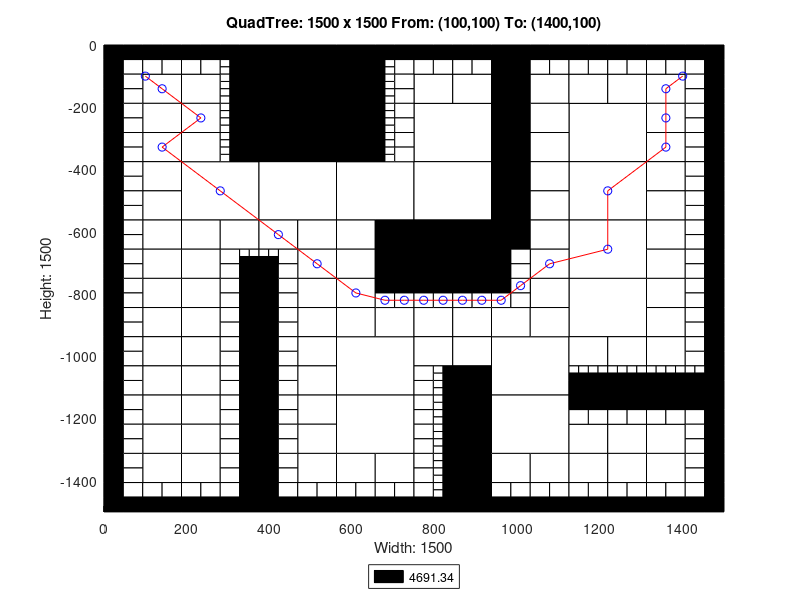

MATLAB code to generate this figure:
axis([0 1500 -1500 0]);
title('QuadTree: 1500 x 1500 From: (100,100) To: (1400,100)');
xlabel('Width: 1500');
ylabel('Height: 1500');
rectangle('Position',[375 -187.5 187.5 187.5], 'FaceColor',[0 0 0]);
rectangle('Position',[375 -375 187.5 187.5], 'FaceColor',[0 0 0]);
rectangle('Position',[187.5 -562.5 187.5 187.5], 'FaceColor',[1 1 1]);
rectangle('Position',[375 -562.5 187.5 187.5], 'FaceColor',[1 1 1]);
rectangle('Position',[562.5 -562.5 187.5 187.5], 'FaceColor',[1 1 1]);
rectangle('Position',[750 -375 187.5 187.5], 'FaceColor',[1 1 1]);
rectangle('Position',[1125 -375 187.5 187.5], 'FaceColor',[1 1 1]);
rectangle('Position',[750 -562.5 187.5 187.5], 'FaceColor',[1 1 1]);
rectangle('Position',[750 -750 187.5 187.5], 'FaceColor',[0 0 0]);
rectangle('Position',[1125 -562.5 187.5 187.5], 'FaceColor',[1 1 1]);
rectangle('Position',[1125 -750 187.5 187.5], 'FaceColor',[1 1 1]);
rectangle('Position',[562.5 -1125 187.5 187.5], 'FaceColor',[1 1 1]);
rectangle('Position',[562.5 -1312.5 187.5 187.5], 'FaceColor',[1 1 1]);
rectangle('Position',[937.5 -1125 187.5 187.5], 'FaceColor',[1 1 1]);
rectangle('Position',[1125 -937.5 187.5 187.5], 'FaceColor',[1 1 1]);
rectangle('Position',[937.5 -1312.5 187.5 187.5], 'FaceColor',[1 1 1]);
rectangle('Position',[93.75 -187.5 93.75 93.75], 'FaceColor',[1 1 1]);
rectangle('Position',[187.5 -187.5 93.75 93.75], 'FaceColor',[1 1 1]);
rectangle('Position',[93.75 -281.25 93.75 93.75], 'FaceColor',[1 1 1]);
rectangle('Position',[93.75 -375 93.75 93.75], 'FaceColor',[1 1 1]);
rectangle('Position',[187.5 -281.25 93.75 93.75], 'FaceColor',[1 1 1]);
rectangle('Position',[187.5 -375 93.75 93.75], 'FaceColor',[1 1 1]);
rectangle('Position',[562.5 -93.75 93.75 93.75], 'FaceColor',[0 0 0]);
rectangle('Position',[562.5 -187.5 93.75 93.75], 'FaceColor',[0 0 0]);
rectangle('Position',[562.5 -281.25 93.75 93.75], 'FaceColor',[0 0 0]);
rectangle('Position',[562.5 -375 93.75 93.75], 'FaceColor',[0 0 0]);
rectangle('Position',[93.75 -468.75 93.75 93.75], 'FaceColor',[1 1 1]);
rectangle('Position',[93.75 -562.5 93.75 93.75], 'FaceColor',[1 1 1]);
rectangle('Position',[93.75 -656.25 93.75 93.75], 'FaceColor',[1 1 1]);
rectangle('Position',[93.75 -750 93.75 93.75], 'FaceColor',[1 1 1]);
rectangle('Position',[187.5 -656.25 93.75 93.75], 'FaceColor',[1 1 1]);
rectangle('Position',[281.25 -656.25 93.75 93.75], 'FaceColor',[1 1 1]);
rectangle('Position',[187.5 -750 93.75 93.75], 'FaceColor',[1 1 1]);
rectangle('Position',[375 -656.25 93.75 93.75], 'FaceColor',[1 1 1]);
rectangle('Position',[468.75 -656.25 93.75 93.75], 'FaceColor',[1 1 1]);
rectangle('Position',[468.75 -750 93.75 93.75], 'FaceColor',[1 1 1]);
rectangle('Position',[562.5 -656.25 93.75 93.75], 'FaceColor',[1 1 1]);
rectangle('Position',[656.25 -656.25 93.75 93.75], 'FaceColor',[0 0 0]);
rectangle('Position',[562.5 -750 93.75 93.75], 'FaceColor',[1 1 1]);
rectangle('Position',[656.25 -750 93.75 93.75], 'FaceColor',[0 0 0]);
rectangle('Position',[750 -187.5 93.75 93.75], 'FaceColor',[1 1 1]);
rectangle('Position',[843.75 -187.5 93.75 93.75], 'FaceColor',[1 1 1]);
rectangle('Position',[937.5 -93.75 93.75 93.75], 'FaceColor',[0 0 0]);
rectangle('Position',[937.5 -187.5 93.75 93.75], 'FaceColor',[0 0 0]);
rectangle('Position',[1031.25 -187.5 93.75 93.75], 'FaceColor',[1 1 1]);
rectangle('Position',[937.5 -281.25 93.75 93.75], 'FaceColor',[0 0 0]);
rectangle('Position',[1031.25 -281.25 93.75 93.75], 'FaceColor',[1 1 1]);
rectangle('Position',[937.5 -375 93.75 93.75], 'FaceColor',[0 0 0]);
rectangle('Position',[1031.25 -375 93.75 93.75], 'FaceColor',[1 1 1]);
rectangle('Position',[1125 -187.5 93.75 93.75], 'FaceColor',[1 1 1]);
rectangle('Position',[1218.75 -187.5 93.75 93.75], 'FaceColor',[1 1 1]);
rectangle('Position',[1312.5 -187.5 93.75 93.75], 'FaceColor',[1 1 1]);
rectangle('Position',[1312.5 -281.25 93.75 93.75], 'FaceColor',[1 1 1]);
rectangle('Position',[1312.5 -375 93.75 93.75], 'FaceColor',[1 1 1]);
rectangle('Position',[937.5 -468.75 93.75 93.75], 'FaceColor',[0 0 0]);
rectangle('Position',[1031.25 -468.75 93.75 93.75], 'FaceColor',[1 1 1]);
rectangle('Position',[937.5 -562.5 93.75 93.75], 'FaceColor',[0 0 0]);
rectangle('Position',[1031.25 -562.5 93.75 93.75], 'FaceColor',[1 1 1]);
rectangle('Position',[937.5 -656.25 93.75 93.75], 'FaceColor',[0 0 0]);
rectangle('Position',[1031.25 -656.25 93.75 93.75], 'FaceColor',[1 1 1]);
rectangle('Position',[1031.25 -750 93.75 93.75], 'FaceColor',[1 1 1]);
rectangle('Position',[1312.5 -468.75 93.75 93.75], 'FaceColor',[1 1 1]);
rectangle('Position',[1312.5 -562.5 93.75 93.75], 'FaceColor',[1 1 1]);
rectangle('Position',[1312.5 -656.25 93.75 93.75], 'FaceColor',[1 1 1]);
rectangle('Position',[1312.5 -750 93.75 93.75], 'FaceColor',[1 1 1]);
rectangle('Position',[93.75 -843.75 93.75 93.75], 'FaceColor',[1 1 1]);
rectangle('Position',[93.75 -937.5 93.75 93.75], 'FaceColor',[1 1 1]);
rectangle('Position',[187.5 -843.75 93.75 93.75], 'FaceColor',[1 1 1]);
rectangle('Position',[187.5 -937.5 93.75 93.75], 'FaceColor',[1 1 1]);
rectangle('Position',[93.75 -1031.25 93.75 93.75], 'FaceColor',[1 1 1]);
rectangle('Position',[93.75 -1125 93.75 93.75], 'FaceColor',[1 1 1]);
rectangle('Position',[187.5 -1031.25 93.75 93.75], 'FaceColor',[1 1 1]);
rectangle('Position',[187.5 -1125 93.75 93.75], 'FaceColor',[1 1 1]);
rectangle('Position',[468.75 -843.75 93.75 93.75], 'FaceColor',[1 1 1]);
rectangle('Position',[468.75 -937.5 93.75 93.75], 'FaceColor',[1 1 1]);
rectangle('Position',[562.5 -843.75 93.75 93.75], 'FaceColor',[1 1 1]);
rectangle('Position',[562.5 -937.5 93.75 93.75], 'FaceColor',[1 1 1]);
rectangle('Position',[656.25 -937.5 93.75 93.75], 'FaceColor',[1 1 1]);
rectangle('Position',[468.75 -1031.25 93.75 93.75], 'FaceColor',[1 1 1]);
rectangle('Position',[468.75 -1125 93.75 93.75], 'FaceColor',[1 1 1]);
rectangle('Position',[93.75 -1218.75 93.75 93.75], 'FaceColor',[1 1 1]);
rectangle('Position',[93.75 -1312.5 93.75 93.75], 'FaceColor',[1 1 1]);
rectangle('Position',[187.5 -1218.75 93.75 93.75], 'FaceColor',[1 1 1]);
rectangle('Position',[187.5 -1312.5 93.75 93.75], 'FaceColor',[1 1 1]);
rectangle('Position',[93.75 -1406.25 93.75 93.75], 'FaceColor',[1 1 1]);
rectangle('Position',[187.5 -1406.25 93.75 93.75], 'FaceColor',[1 1 1]);
rectangle('Position',[468.75 -1218.75 93.75 93.75], 'FaceColor',[1 1 1]);
rectangle('Position',[468.75 -1312.5 93.75 93.75], 'FaceColor',[1 1 1]);
rectangle('Position',[468.75 -1406.25 93.75 93.75], 'FaceColor',[1 1 1]);
rectangle('Position',[562.5 -1406.25 93.75 93.75], 'FaceColor',[1 1 1]);
rectangle('Position',[656.25 -1406.25 93.75 93.75], 'FaceColor',[1 1 1]);
rectangle('Position',[750 -937.5 93.75 93.75], 'FaceColor',[1 1 1]);
rectangle('Position',[843.75 -937.5 93.75 93.75], 'FaceColor',[1 1 1]);
rectangle('Position',[1031.25 -843.75 93.75 93.75], 'FaceColor',[1 1 1]);
rectangle('Position',[937.5 -937.5 93.75 93.75], 'FaceColor',[1 1 1]);
rectangle('Position',[1031.25 -937.5 93.75 93.75], 'FaceColor',[1 1 1]);
rectangle('Position',[750 -1031.25 93.75 93.75], 'FaceColor',[1 1 1]);
rectangle('Position',[843.75 -1031.25 93.75 93.75], 'FaceColor',[1 1 1]);
rectangle('Position',[843.75 -1125 93.75 93.75], 'FaceColor',[0 0 0]);
rectangle('Position',[1312.5 -843.75 93.75 93.75], 'FaceColor',[1 1 1]);
rectangle('Position',[1312.5 -937.5 93.75 93.75], 'FaceColor',[1 1 1]);
rectangle('Position',[1125 -1031.25 93.75 93.75], 'FaceColor',[1 1 1]);
rectangle('Position',[1218.75 -1031.25 93.75 93.75], 'FaceColor',[1 1 1]);
rectangle('Position',[1312.5 -1031.25 93.75 93.75], 'FaceColor',[1 1 1]);
rectangle('Position',[843.75 -1218.75 93.75 93.75], 'FaceColor',[0 0 0]);
rectangle('Position',[843.75 -1312.5 93.75 93.75], 'FaceColor',[0 0 0]);
rectangle('Position',[843.75 -1406.25 93.75 93.75], 'FaceColor',[0 0 0]);
rectangle('Position',[843.75 -1500 93.75 93.75], 'FaceColor',[0 0 0]);
rectangle('Position',[937.5 -1406.25 93.75 93.75], 'FaceColor',[1 1 1]);
rectangle('Position',[1031.25 -1406.25 93.75 93.75], 'FaceColor',[1 1 1]);
rectangle('Position',[1125 -1312.5 93.75 93.75], 'FaceColor',[1 1 1]);
rectangle('Position',[1218.75 -1312.5 93.75 93.75], 'FaceColor',[1 1 1]);
rectangle('Position',[1312.5 -1312.5 93.75 93.75], 'FaceColor',[1 1 1]);
rectangle('Position',[1125 -1406.25 93.75 93.75], 'FaceColor',[1 1 1]);
rectangle('Position',[1218.75 -1406.25 93.75 93.75], 'FaceColor',[1 1 1]);
rectangle('Position',[1312.5 -1406.25 93.75 93.75], 'FaceColor',[1 1 1]);
rectangle('Position',[0 -46.875 46.875 46.875], 'FaceColor',[0 0 0]);
rectangle('Position',[46.875 -46.875 46.875 46.875], 'FaceColor',[0 0 0]);
rectangle('Position',[0 -93.75 46.875 46.875], 'FaceColor',[0 0 0]);
rectangle('Position',[46.875 -93.75 46.875 46.875], 'FaceColor',[1 1 1]);
rectangle('Position',[93.75 -46.875 46.875 46.875], 'FaceColor',[0 0 0]);
rectangle('Position',[140.625 -46.875 46.875 46.875], 'FaceColor',[0 0 0]);
rectangle('Position',[93.75 -93.75 46.875 46.875], 'FaceColor',[1 1 1]);
rectangle('Position',[140.625 -93.75 46.875 46.875], 'FaceColor',[1 1 1]);
rectangle('Position',[0 -140.625 46.875 46.875], 'FaceColor',[0 0 0]);
rectangle('Position',[46.875 -140.625 46.875 46.875], 'FaceColor',[1 1 1]);
rectangle('Position',[0 -187.5 46.875 46.875], 'FaceColor',[0 0 0]);
rectangle('Position',[46.875 -187.5 46.875 46.875], 'FaceColor',[1 1 1]);
rectangle('Position',[187.5 -46.875 46.875 46.875], 'FaceColor',[0 0 0]);
rectangle('Position',[234.375 -46.875 46.875 46.875], 'FaceColor',[0 0 0]);
rectangle('Position',[187.5 -93.75 46.875 46.875], 'FaceColor',[1 1 1]);
rectangle('Position',[234.375 -93.75 46.875 46.875], 'FaceColor',[1 1 1]);
rectangle('Position',[281.25 -46.875 46.875 46.875], 'FaceColor',[0 0 0]);
rectangle('Position',[328.125 -46.875 46.875 46.875], 'FaceColor',[0 0 0]);
rectangle('Position',[328.125 -93.75 46.875 46.875], 'FaceColor',[0 0 0]);
rectangle('Position',[328.125 -140.625 46.875 46.875], 'FaceColor',[0 0 0]);
rectangle('Position',[328.125 -187.5 46.875 46.875], 'FaceColor',[0 0 0]);
rectangle('Position',[0 -234.375 46.875 46.875], 'FaceColor',[0 0 0]);
rectangle('Position',[46.875 -234.375 46.875 46.875], 'FaceColor',[1 1 1]);
rectangle('Position',[0 -281.25 46.875 46.875], 'FaceColor',[0 0 0]);
rectangle('Position',[46.875 -281.25 46.875 46.875], 'FaceColor',[1 1 1]);
rectangle('Position',[0 -328.125 46.875 46.875], 'FaceColor',[0 0 0]);
rectangle('Position',[46.875 -328.125 46.875 46.875], 'FaceColor',[1 1 1]);
rectangle('Position',[0 -375 46.875 46.875], 'FaceColor',[0 0 0]);
rectangle('Position',[46.875 -375 46.875 46.875], 'FaceColor',[1 1 1]);
rectangle('Position',[328.125 -234.375 46.875 46.875], 'FaceColor',[0 0 0]);
rectangle('Position',[328.125 -281.25 46.875 46.875], 'FaceColor',[0 0 0]);
rectangle('Position',[328.125 -328.125 46.875 46.875], 'FaceColor',[0 0 0]);
rectangle('Position',[328.125 -375 46.875 46.875], 'FaceColor',[0 0 0]);
rectangle('Position',[656.25 -46.875 46.875 46.875], 'FaceColor',[0 0 0]);
rectangle('Position',[703.125 -46.875 46.875 46.875], 'FaceColor',[0 0 0]);
rectangle('Position',[703.125 -93.75 46.875 46.875], 'FaceColor',[1 1 1]);
rectangle('Position',[703.125 -140.625 46.875 46.875], 'FaceColor',[1 1 1]);
rectangle('Position',[703.125 -187.5 46.875 46.875], 'FaceColor',[1 1 1]);
rectangle('Position',[703.125 -234.375 46.875 46.875], 'FaceColor',[1 1 1]);
rectangle('Position',[703.125 -281.25 46.875 46.875], 'FaceColor',[1 1 1]);
rectangle('Position',[703.125 -328.125 46.875 46.875], 'FaceColor',[1 1 1]);
rectangle('Position',[703.125 -375 46.875 46.875], 'FaceColor',[1 1 1]);
rectangle('Position',[0 -421.875 46.875 46.875], 'FaceColor',[0 0 0]);
rectangle('Position',[46.875 -421.875 46.875 46.875], 'FaceColor',[1 1 1]);
rectangle('Position',[0 -468.75 46.875 46.875], 'FaceColor',[0 0 0]);
rectangle('Position',[46.875 -468.75 46.875 46.875], 'FaceColor',[1 1 1]);
rectangle('Position',[0 -515.625 46.875 46.875], 'FaceColor',[0 0 0]);
rectangle('Position',[46.875 -515.625 46.875 46.875], 'FaceColor',[1 1 1]);
rectangle('Position',[0 -562.5 46.875 46.875], 'FaceColor',[0 0 0]);
rectangle('Position',[46.875 -562.5 46.875 46.875], 'FaceColor',[1 1 1]);
rectangle('Position',[0 -609.375 46.875 46.875], 'FaceColor',[0 0 0]);
rectangle('Position',[46.875 -609.375 46.875 46.875], 'FaceColor',[1 1 1]);
rectangle('Position',[0 -656.25 46.875 46.875], 'FaceColor',[0 0 0]);
rectangle('Position',[46.875 -656.25 46.875 46.875], 'FaceColor',[1 1 1]);
rectangle('Position',[0 -703.125 46.875 46.875], 'FaceColor',[0 0 0]);
rectangle('Position',[46.875 -703.125 46.875 46.875], 'FaceColor',[1 1 1]);
rectangle('Position',[0 -750 46.875 46.875], 'FaceColor',[0 0 0]);
rectangle('Position',[46.875 -750 46.875 46.875], 'FaceColor',[1 1 1]);
rectangle('Position',[281.25 -703.125 46.875 46.875], 'FaceColor',[1 1 1]);
rectangle('Position',[281.25 -750 46.875 46.875], 'FaceColor',[1 1 1]);
rectangle('Position',[328.125 -750 46.875 46.875], 'FaceColor',[0 0 0]);
rectangle('Position',[421.875 -703.125 46.875 46.875], 'FaceColor',[1 1 1]);
rectangle('Position',[375 -750 46.875 46.875], 'FaceColor',[0 0 0]);
rectangle('Position',[421.875 -750 46.875 46.875], 'FaceColor',[1 1 1]);
rectangle('Position',[750 -46.875 46.875 46.875], 'FaceColor',[0 0 0]);
rectangle('Position',[796.875 -46.875 46.875 46.875], 'FaceColor',[0 0 0]);
rectangle('Position',[750 -93.75 46.875 46.875], 'FaceColor',[1 1 1]);
rectangle('Position',[796.875 -93.75 46.875 46.875], 'FaceColor',[1 1 1]);
rectangle('Position',[843.75 -46.875 46.875 46.875], 'FaceColor',[0 0 0]);
rectangle('Position',[890.625 -46.875 46.875 46.875], 'FaceColor',[0 0 0]);
rectangle('Position',[843.75 -93.75 46.875 46.875], 'FaceColor',[1 1 1]);
rectangle('Position',[890.625 -93.75 46.875 46.875], 'FaceColor',[1 1 1]);
rectangle('Position',[1031.25 -46.875 46.875 46.875], 'FaceColor',[0 0 0]);
rectangle('Position',[1078.12 -46.875 46.875 46.875], 'FaceColor',[0 0 0]);
rectangle('Position',[1031.25 -93.75 46.875 46.875], 'FaceColor',[1 1 1]);
rectangle('Position',[1078.12 -93.75 46.875 46.875], 'FaceColor',[1 1 1]);
rectangle('Position',[1125 -46.875 46.875 46.875], 'FaceColor',[0 0 0]);
rectangle('Position',[1171.88 -46.875 46.875 46.875], 'FaceColor',[0 0 0]);
rectangle('Position',[1125 -93.75 46.875 46.875], 'FaceColor',[1 1 1]);
rectangle('Position',[1171.88 -93.75 46.875 46.875], 'FaceColor',[1 1 1]);
rectangle('Position',[1218.75 -46.875 46.875 46.875], 'FaceColor',[0 0 0]);
rectangle('Position',[1265.62 -46.875 46.875 46.875], 'FaceColor',[0 0 0]);
rectangle('Position',[1218.75 -93.75 46.875 46.875], 'FaceColor',[1 1 1]);
rectangle('Position',[1265.62 -93.75 46.875 46.875], 'FaceColor',[1 1 1]);
rectangle('Position',[1312.5 -46.875 46.875 46.875], 'FaceColor',[0 0 0]);
rectangle('Position',[1359.38 -46.875 46.875 46.875], 'FaceColor',[0 0 0]);
rectangle('Position',[1312.5 -93.75 46.875 46.875], 'FaceColor',[1 1 1]);
rectangle('Position',[1359.38 -93.75 46.875 46.875], 'FaceColor',[1 1 1]);
rectangle('Position',[1406.25 -46.875 46.875 46.875], 'FaceColor',[0 0 0]);
rectangle('Position',[1453.12 -46.875 46.875 46.875], 'FaceColor',[0 0 0]);
rectangle('Position',[1406.25 -93.75 46.875 46.875], 'FaceColor',[1 1 1]);
rectangle('Position',[1453.12 -93.75 46.875 46.875], 'FaceColor',[0 0 0]);
rectangle('Position',[1406.25 -140.625 46.875 46.875], 'FaceColor',[1 1 1]);
rectangle('Position',[1453.12 -140.625 46.875 46.875], 'FaceColor',[0 0 0]);
rectangle('Position',[1406.25 -187.5 46.875 46.875], 'FaceColor',[1 1 1]);
rectangle('Position',[1453.12 -187.5 46.875 46.875], 'FaceColor',[0 0 0]);
rectangle('Position',[1406.25 -234.375 46.875 46.875], 'FaceColor',[1 1 1]);
rectangle('Position',[1453.12 -234.375 46.875 46.875], 'FaceColor',[0 0 0]);
rectangle('Position',[1406.25 -281.25 46.875 46.875], 'FaceColor',[1 1 1]);
rectangle('Position',[1453.12 -281.25 46.875 46.875], 'FaceColor',[0 0 0]);
rectangle('Position',[1406.25 -328.125 46.875 46.875], 'FaceColor',[1 1 1]);
rectangle('Position',[1453.12 -328.125 46.875 46.875], 'FaceColor',[0 0 0]);
rectangle('Position',[1406.25 -375 46.875 46.875], 'FaceColor',[1 1 1]);
rectangle('Position',[1453.12 -375 46.875 46.875], 'FaceColor',[0 0 0]);
rectangle('Position',[937.5 -703.125 46.875 46.875], 'FaceColor',[0 0 0]);
rectangle('Position',[984.375 -703.125 46.875 46.875], 'FaceColor',[1 1 1]);
rectangle('Position',[937.5 -750 46.875 46.875], 'FaceColor',[0 0 0]);
rectangle('Position',[984.375 -750 46.875 46.875], 'FaceColor',[1 1 1]);
rectangle('Position',[1406.25 -421.875 46.875 46.875], 'FaceColor',[1 1 1]);
rectangle('Position',[1453.12 -421.875 46.875 46.875], 'FaceColor',[0 0 0]);
rectangle('Position',[1406.25 -468.75 46.875 46.875], 'FaceColor',[1 1 1]);
rectangle('Position',[1453.12 -468.75 46.875 46.875], 'FaceColor',[0 0 0]);
rectangle('Position',[1406.25 -515.625 46.875 46.875], 'FaceColor',[1 1 1]);
rectangle('Position',[1453.12 -515.625 46.875 46.875], 'FaceColor',[0 0 0]);
rectangle('Position',[1406.25 -562.5 46.875 46.875], 'FaceColor',[1 1 1]);
rectangle('Position',[1453.12 -562.5 46.875 46.875], 'FaceColor',[0 0 0]);
rectangle('Position',[1406.25 -609.375 46.875 46.875], 'FaceColor',[1 1 1]);
rectangle('Position',[1453.12 -609.375 46.875 46.875], 'FaceColor',[0 0 0]);
rectangle('Position',[1406.25 -656.25 46.875 46.875], 'FaceColor',[1 1 1]);
rectangle('Position',[1453.12 -656.25 46.875 46.875], 'FaceColor',[0 0 0]);
rectangle('Position',[1406.25 -703.125 46.875 46.875], 'FaceColor',[1 1 1]);
rectangle('Position',[1453.12 -703.125 46.875 46.875], 'FaceColor',[0 0 0]);
rectangle('Position',[1406.25 -750 46.875 46.875], 'FaceColor',[1 1 1]);
rectangle('Position',[1453.12 -750 46.875 46.875], 'FaceColor',[0 0 0]);
rectangle('Position',[0 -796.875 46.875 46.875], 'FaceColor',[0 0 0]);
rectangle('Position',[46.875 -796.875 46.875 46.875], 'FaceColor',[1 1 1]);
rectangle('Position',[0 -843.75 46.875 46.875], 'FaceColor',[0 0 0]);
rectangle('Position',[46.875 -843.75 46.875 46.875], 'FaceColor',[1 1 1]);
rectangle('Position',[0 -890.625 46.875 46.875], 'FaceColor',[0 0 0]);
rectangle('Position',[46.875 -890.625 46.875 46.875], 'FaceColor',[1 1 1]);
rectangle('Position',[0 -937.5 46.875 46.875], 'FaceColor',[0 0 0]);
rectangle('Position',[46.875 -937.5 46.875 46.875], 'FaceColor',[1 1 1]);
rectangle('Position',[281.25 -796.875 46.875 46.875], 'FaceColor',[1 1 1]);
rectangle('Position',[328.125 -796.875 46.875 46.875], 'FaceColor',[0 0 0]);
rectangle('Position',[281.25 -843.75 46.875 46.875], 'FaceColor',[1 1 1]);
rectangle('Position',[328.125 -843.75 46.875 46.875], 'FaceColor',[0 0 0]);
rectangle('Position',[281.25 -890.625 46.875 46.875], 'FaceColor',[1 1 1]);
rectangle('Position',[328.125 -890.625 46.875 46.875], 'FaceColor',[0 0 0]);
rectangle('Position',[281.25 -937.5 46.875 46.875], 'FaceColor',[1 1 1]);
rectangle('Position',[328.125 -937.5 46.875 46.875], 'FaceColor',[0 0 0]);
rectangle('Position',[0 -984.375 46.875 46.875], 'FaceColor',[0 0 0]);
rectangle('Position',[46.875 -984.375 46.875 46.875], 'FaceColor',[1 1 1]);
rectangle('Position',[0 -1031.25 46.875 46.875], 'FaceColor',[0 0 0]);
rectangle('Position',[46.875 -1031.25 46.875 46.875], 'FaceColor',[1 1 1]);
rectangle('Position',[0 -1078.12 46.875 46.875], 'FaceColor',[0 0 0]);
rectangle('Position',[46.875 -1078.12 46.875 46.875], 'FaceColor',[1 1 1]);
rectangle('Position',[0 -1125 46.875 46.875], 'FaceColor',[0 0 0]);
rectangle('Position',[46.875 -1125 46.875 46.875], 'FaceColor',[1 1 1]);
rectangle('Position',[281.25 -984.375 46.875 46.875], 'FaceColor',[1 1 1]);
rectangle('Position',[328.125 -984.375 46.875 46.875], 'FaceColor',[0 0 0]);
rectangle('Position',[281.25 -1031.25 46.875 46.875], 'FaceColor',[1 1 1]);
rectangle('Position',[328.125 -1031.25 46.875 46.875], 'FaceColor',[0 0 0]);
rectangle('Position',[281.25 -1078.12 46.875 46.875], 'FaceColor',[1 1 1]);
rectangle('Position',[328.125 -1078.12 46.875 46.875], 'FaceColor',[0 0 0]);
rectangle('Position',[281.25 -1125 46.875 46.875], 'FaceColor',[1 1 1]);
rectangle('Position',[328.125 -1125 46.875 46.875], 'FaceColor',[0 0 0]);
rectangle('Position',[375 -796.875 46.875 46.875], 'FaceColor',[0 0 0]);
rectangle('Position',[421.875 -796.875 46.875 46.875], 'FaceColor',[1 1 1]);
rectangle('Position',[375 -843.75 46.875 46.875], 'FaceColor',[0 0 0]);
rectangle('Position',[421.875 -843.75 46.875 46.875], 'FaceColor',[1 1 1]);
rectangle('Position',[375 -890.625 46.875 46.875], 'FaceColor',[0 0 0]);
rectangle('Position',[421.875 -890.625 46.875 46.875], 'FaceColor',[1 1 1]);
rectangle('Position',[375 -937.5 46.875 46.875], 'FaceColor',[0 0 0]);
rectangle('Position',[421.875 -937.5 46.875 46.875], 'FaceColor',[1 1 1]);
rectangle('Position',[656.25 -796.875 46.875 46.875], 'FaceColor',[0 0 0]);
rectangle('Position',[703.125 -796.875 46.875 46.875], 'FaceColor',[0 0 0]);
rectangle('Position',[656.25 -843.75 46.875 46.875], 'FaceColor',[1 1 1]);
rectangle('Position',[703.125 -843.75 46.875 46.875], 'FaceColor',[1 1 1]);
rectangle('Position',[375 -984.375 46.875 46.875], 'FaceColor',[0 0 0]);
rectangle('Position',[421.875 -984.375 46.875 46.875], 'FaceColor',[1 1 1]);
rectangle('Position',[375 -1031.25 46.875 46.875], 'FaceColor',[0 0 0]);
rectangle('Position',[421.875 -1031.25 46.875 46.875], 'FaceColor',[1 1 1]);
rectangle('Position',[375 -1078.12 46.875 46.875], 'FaceColor',[0 0 0]);
rectangle('Position',[421.875 -1078.12 46.875 46.875], 'FaceColor',[1 1 1]);
rectangle('Position',[375 -1125 46.875 46.875], 'FaceColor',[0 0 0]);
rectangle('Position',[421.875 -1125 46.875 46.875], 'FaceColor',[1 1 1]);
rectangle('Position',[0 -1171.88 46.875 46.875], 'FaceColor',[0 0 0]);
rectangle('Position',[46.875 -1171.88 46.875 46.875], 'FaceColor',[1 1 1]);
rectangle('Position',[0 -1218.75 46.875 46.875], 'FaceColor',[0 0 0]);
rectangle('Position',[46.875 -1218.75 46.875 46.875], 'FaceColor',[1 1 1]);
rectangle('Position',[0 -1265.62 46.875 46.875], 'FaceColor',[0 0 0]);
rectangle('Position',[46.875 -1265.62 46.875 46.875], 'FaceColor',[1 1 1]);
rectangle('Position',[0 -1312.5 46.875 46.875], 'FaceColor',[0 0 0]);
rectangle('Position',[46.875 -1312.5 46.875 46.875], 'FaceColor',[1 1 1]);
rectangle('Position',[281.25 -1171.88 46.875 46.875], 'FaceColor',[1 1 1]);
rectangle('Position',[328.125 -1171.88 46.875 46.875], 'FaceColor',[0 0 0]);
rectangle('Position',[281.25 -1218.75 46.875 46.875], 'FaceColor',[1 1 1]);
rectangle('Position',[328.125 -1218.75 46.875 46.875], 'FaceColor',[0 0 0]);
rectangle('Position',[281.25 -1265.62 46.875 46.875], 'FaceColor',[1 1 1]);
rectangle('Position',[328.125 -1265.62 46.875 46.875], 'FaceColor',[0 0 0]);
rectangle('Position',[281.25 -1312.5 46.875 46.875], 'FaceColor',[1 1 1]);
rectangle('Position',[328.125 -1312.5 46.875 46.875], 'FaceColor',[0 0 0]);
rectangle('Position',[0 -1359.38 46.875 46.875], 'FaceColor',[0 0 0]);
rectangle('Position',[46.875 -1359.38 46.875 46.875], 'FaceColor',[1 1 1]);
rectangle('Position',[0 -1406.25 46.875 46.875], 'FaceColor',[0 0 0]);
rectangle('Position',[46.875 -1406.25 46.875 46.875], 'FaceColor',[1 1 1]);
rectangle('Position',[0 -1453.12 46.875 46.875], 'FaceColor',[0 0 0]);
rectangle('Position',[46.875 -1453.12 46.875 46.875], 'FaceColor',[1 1 1]);
rectangle('Position',[0 -1500 46.875 46.875], 'FaceColor',[0 0 0]);
rectangle('Position',[46.875 -1500 46.875 46.875], 'FaceColor',[0 0 0]);
rectangle('Position',[93.75 -1453.12 46.875 46.875], 'FaceColor',[1 1 1]);
rectangle('Position',[140.625 -1453.12 46.875 46.875], 'FaceColor',[1 1 1]);
rectangle('Position',[93.75 -1500 46.875 46.875], 'FaceColor',[0 0 0]);
rectangle('Position',[140.625 -1500 46.875 46.875], 'FaceColor',[0 0 0]);
rectangle('Position',[281.25 -1359.38 46.875 46.875], 'FaceColor',[1 1 1]);
rectangle('Position',[328.125 -1359.38 46.875 46.875], 'FaceColor',[0 0 0]);
rectangle('Position',[281.25 -1406.25 46.875 46.875], 'FaceColor',[1 1 1]);
rectangle('Position',[328.125 -1406.25 46.875 46.875], 'FaceColor',[0 0 0]);
rectangle('Position',[187.5 -1453.12 46.875 46.875], 'FaceColor',[1 1 1]);
rectangle('Position',[234.375 -1453.12 46.875 46.875], 'FaceColor',[1 1 1]);
rectangle('Position',[187.5 -1500 46.875 46.875], 'FaceColor',[0 0 0]);
rectangle('Position',[234.375 -1500 46.875 46.875], 'FaceColor',[0 0 0]);
rectangle('Position',[281.25 -1453.12 46.875 46.875], 'FaceColor',[1 1 1]);
rectangle('Position',[328.125 -1453.12 46.875 46.875], 'FaceColor',[0 0 0]);
rectangle('Position',[281.25 -1500 46.875 46.875], 'FaceColor',[0 0 0]);
rectangle('Position',[328.125 -1500 46.875 46.875], 'FaceColor',[0 0 0]);
rectangle('Position',[375 -1171.88 46.875 46.875], 'FaceColor',[0 0 0]);
rectangle('Position',[421.875 -1171.88 46.875 46.875], 'FaceColor',[1 1 1]);
rectangle('Position',[375 -1218.75 46.875 46.875], 'FaceColor',[0 0 0]);
rectangle('Position',[421.875 -1218.75 46.875 46.875], 'FaceColor',[1 1 1]);
rectangle('Position',[375 -1265.62 46.875 46.875], 'FaceColor',[0 0 0]);
rectangle('Position',[421.875 -1265.62 46.875 46.875], 'FaceColor',[1 1 1]);
rectangle('Position',[375 -1312.5 46.875 46.875], 'FaceColor',[0 0 0]);
rectangle('Position',[421.875 -1312.5 46.875 46.875], 'FaceColor',[1 1 1]);
rectangle('Position',[375 -1359.38 46.875 46.875], 'FaceColor',[0 0 0]);
rectangle('Position',[421.875 -1359.38 46.875 46.875], 'FaceColor',[1 1 1]);
rectangle('Position',[375 -1406.25 46.875 46.875], 'FaceColor',[0 0 0]);
rectangle('Position',[421.875 -1406.25 46.875 46.875], 'FaceColor',[1 1 1]);
rectangle('Position',[375 -1453.12 46.875 46.875], 'FaceColor',[0 0 0]);
rectangle('Position',[421.875 -1453.12 46.875 46.875], 'FaceColor',[1 1 1]);
rectangle('Position',[375 -1500 46.875 46.875], 'FaceColor',[0 0 0]);
rectangle('Position',[421.875 -1500 46.875 46.875], 'FaceColor',[0 0 0]);
rectangle('Position',[468.75 -1453.12 46.875 46.875], 'FaceColor',[1 1 1]);
rectangle('Position',[515.625 -1453.12 46.875 46.875], 'FaceColor',[1 1 1]);
rectangle('Position',[468.75 -1500 46.875 46.875], 'FaceColor',[0 0 0]);
rectangle('Position',[515.625 -1500 46.875 46.875], 'FaceColor',[0 0 0]);
rectangle('Position',[562.5 -1453.12 46.875 46.875], 'FaceColor',[1 1 1]);
rectangle('Position',[609.375 -1453.12 46.875 46.875], 'FaceColor',[1 1 1]);
rectangle('Position',[562.5 -1500 46.875 46.875], 'FaceColor',[0 0 0]);
rectangle('Position',[609.375 -1500 46.875 46.875], 'FaceColor',[0 0 0]);
rectangle('Position',[656.25 -1453.12 46.875 46.875], 'FaceColor',[1 1 1]);
rectangle('Position',[703.125 -1453.12 46.875 46.875], 'FaceColor',[1 1 1]);
rectangle('Position',[656.25 -1500 46.875 46.875], 'FaceColor',[0 0 0]);
rectangle('Position',[703.125 -1500 46.875 46.875], 'FaceColor',[0 0 0]);
rectangle('Position',[750 -796.875 46.875 46.875], 'FaceColor',[0 0 0]);
rectangle('Position',[796.875 -796.875 46.875 46.875], 'FaceColor',[0 0 0]);
rectangle('Position',[750 -843.75 46.875 46.875], 'FaceColor',[1 1 1]);
rectangle('Position',[796.875 -843.75 46.875 46.875], 'FaceColor',[1 1 1]);
rectangle('Position',[843.75 -796.875 46.875 46.875], 'FaceColor',[0 0 0]);
rectangle('Position',[890.625 -796.875 46.875 46.875], 'FaceColor',[0 0 0]);
rectangle('Position',[843.75 -843.75 46.875 46.875], 'FaceColor',[1 1 1]);
rectangle('Position',[890.625 -843.75 46.875 46.875], 'FaceColor',[1 1 1]);
rectangle('Position',[937.5 -796.875 46.875 46.875], 'FaceColor',[0 0 0]);
rectangle('Position',[984.375 -796.875 46.875 46.875], 'FaceColor',[1 1 1]);
rectangle('Position',[937.5 -843.75 46.875 46.875], 'FaceColor',[1 1 1]);
rectangle('Position',[984.375 -843.75 46.875 46.875], 'FaceColor',[1 1 1]);
rectangle('Position',[750 -1078.12 46.875 46.875], 'FaceColor',[1 1 1]);
rectangle('Position',[750 -1125 46.875 46.875], 'FaceColor',[1 1 1]);
rectangle('Position',[1406.25 -796.875 46.875 46.875], 'FaceColor',[1 1 1]);
rectangle('Position',[1453.12 -796.875 46.875 46.875], 'FaceColor',[0 0 0]);
rectangle('Position',[1406.25 -843.75 46.875 46.875], 'FaceColor',[1 1 1]);
rectangle('Position',[1453.12 -843.75 46.875 46.875], 'FaceColor',[0 0 0]);
rectangle('Position',[1406.25 -890.625 46.875 46.875], 'FaceColor',[1 1 1]);
rectangle('Position',[1453.12 -890.625 46.875 46.875], 'FaceColor',[0 0 0]);
rectangle('Position',[1406.25 -937.5 46.875 46.875], 'FaceColor',[1 1 1]);
rectangle('Position',[1453.12 -937.5 46.875 46.875], 'FaceColor',[0 0 0]);
rectangle('Position',[1125 -1125 46.875 46.875], 'FaceColor',[0 0 0]);
rectangle('Position',[1171.88 -1125 46.875 46.875], 'FaceColor',[0 0 0]);
rectangle('Position',[1218.75 -1125 46.875 46.875], 'FaceColor',[0 0 0]);
rectangle('Position',[1265.62 -1125 46.875 46.875], 'FaceColor',[0 0 0]);
rectangle('Position',[1406.25 -984.375 46.875 46.875], 'FaceColor',[1 1 1]);
rectangle('Position',[1453.12 -984.375 46.875 46.875], 'FaceColor',[0 0 0]);
rectangle('Position',[1406.25 -1031.25 46.875 46.875], 'FaceColor',[1 1 1]);
rectangle('Position',[1453.12 -1031.25 46.875 46.875], 'FaceColor',[0 0 0]);
rectangle('Position',[1312.5 -1125 46.875 46.875], 'FaceColor',[0 0 0]);
rectangle('Position',[1359.38 -1125 46.875 46.875], 'FaceColor',[0 0 0]);
rectangle('Position',[1453.12 -1078.12 46.875 46.875], 'FaceColor',[0 0 0]);
rectangle('Position',[1406.25 -1125 46.875 46.875], 'FaceColor',[0 0 0]);
rectangle('Position',[1453.12 -1125 46.875 46.875], 'FaceColor',[0 0 0]);
rectangle('Position',[750 -1171.88 46.875 46.875], 'FaceColor',[1 1 1]);
rectangle('Position',[750 -1218.75 46.875 46.875], 'FaceColor',[1 1 1]);
rectangle('Position',[750 -1265.62 46.875 46.875], 'FaceColor',[1 1 1]);
rectangle('Position',[750 -1312.5 46.875 46.875], 'FaceColor',[1 1 1]);
rectangle('Position',[750 -1359.38 46.875 46.875], 'FaceColor',[1 1 1]);
rectangle('Position',[750 -1406.25 46.875 46.875], 'FaceColor',[1 1 1]);
rectangle('Position',[750 -1453.12 46.875 46.875], 'FaceColor',[1 1 1]);
rectangle('Position',[750 -1500 46.875 46.875], 'FaceColor',[0 0 0]);
rectangle('Position',[796.875 -1500 46.875 46.875], 'FaceColor',[0 0 0]);
rectangle('Position',[937.5 -1453.12 46.875 46.875], 'FaceColor',[1 1 1]);
rectangle('Position',[984.375 -1453.12 46.875 46.875], 'FaceColor',[1 1 1]);
rectangle('Position',[937.5 -1500 46.875 46.875], 'FaceColor',[0 0 0]);
rectangle('Position',[984.375 -1500 46.875 46.875], 'FaceColor',[0 0 0]);
rectangle('Position',[1031.25 -1453.12 46.875 46.875], 'FaceColor',[1 1 1]);
rectangle('Position',[1078.12 -1453.12 46.875 46.875], 'FaceColor',[1 1 1]);
rectangle('Position',[1031.25 -1500 46.875 46.875], 'FaceColor',[0 0 0]);
rectangle('Position',[1078.12 -1500 46.875 46.875], 'FaceColor',[0 0 0]);
rectangle('Position',[1125 -1171.88 46.875 46.875], 'FaceColor',[0 0 0]);
rectangle('Position',[1171.88 -1171.88 46.875 46.875], 'FaceColor',[0 0 0]);
rectangle('Position',[1125 -1218.75 46.875 46.875], 'FaceColor',[1 1 1]);
rectangle('Position',[1171.88 -1218.75 46.875 46.875], 'FaceColor',[1 1 1]);
rectangle('Position',[1218.75 -1171.88 46.875 46.875], 'FaceColor',[0 0 0]);
rectangle('Position',[1265.62 -1171.88 46.875 46.875], 'FaceColor',[0 0 0]);
rectangle('Position',[1218.75 -1218.75 46.875 46.875], 'FaceColor',[1 1 1]);
rectangle('Position',[1265.62 -1218.75 46.875 46.875], 'FaceColor',[1 1 1]);
rectangle('Position',[1312.5 -1171.88 46.875 46.875], 'FaceColor',[0 0 0]);
rectangle('Position',[1359.38 -1171.88 46.875 46.875], 'FaceColor',[0 0 0]);
rectangle('Position',[1312.5 -1218.75 46.875 46.875], 'FaceColor',[1 1 1]);
rectangle('Position',[1359.38 -1218.75 46.875 46.875], 'FaceColor',[1 1 1]);
rectangle('Position',[1406.25 -1171.88 46.875 46.875], 'FaceColor',[0 0 0]);
rectangle('Position',[1453.12 -1171.88 46.875 46.875], 'FaceColor',[0 0 0]);
rectangle('Position',[1406.25 -1218.75 46.875 46.875], 'FaceColor',[1 1 1]);
rectangle('Position',[1453.12 -1218.75 46.875 46.875], 'FaceColor',[0 0 0]);
rectangle('Position',[1406.25 -1265.62 46.875 46.875], 'FaceColor',[1 1 1]);
rectangle('Position',[1453.12 -1265.62 46.875 46.875], 'FaceColor',[0 0 0]);
rectangle('Position',[1406.25 -1312.5 46.875 46.875], 'FaceColor',[1 1 1]);
rectangle('Position',[1453.12 -1312.5 46.875 46.875], 'FaceColor',[0 0 0]);
rectangle('Position',[1125 -1453.12 46.875 46.875], 'FaceColor',[1 1 1]);
rectangle('Position',[1171.88 -1453.12 46.875 46.875], 'FaceColor',[1 1 1]);
rectangle('Position',[1125 -1500 46.875 46.875], 'FaceColor',[0 0 0]);
rectangle('Position',[1171.88 -1500 46.875 46.875], 'FaceColor',[0 0 0]);
rectangle('Position',[1218.75 -1453.12 46.875 46.875], 'FaceColor',[1 1 1]);
rectangle('Position',[1265.62 -1453.12 46.875 46.875], 'FaceColor',[1 1 1]);
rectangle('Position',[1218.75 -1500 46.875 46.875], 'FaceColor',[0 0 0]);
rectangle('Position',[1265.62 -1500 46.875 46.875], 'FaceColor',[0 0 0]);
rectangle('Position',[1406.25 -1359.38 46.875 46.875], 'FaceColor',[1 1 1]);
rectangle('Position',[1453.12 -1359.38 46.875 46.875], 'FaceColor',[0 0 0]);
rectangle('Position',[1406.25 -1406.25 46.875 46.875], 'FaceColor',[1 1 1]);
rectangle('Position',[1453.12 -1406.25 46.875 46.875], 'FaceColor',[0 0 0]);
rectangle('Position',[1312.5 -1453.12 46.875 46.875], 'FaceColor',[1 1 1]);
rectangle('Position',[1359.38 -1453.12 46.875 46.875], 'FaceColor',[1 1 1]);
rectangle('Position',[1312.5 -1500 46.875 46.875], 'FaceColor',[0 0 0]);
rectangle('Position',[1359.38 -1500 46.875 46.875], 'FaceColor',[0 0 0]);
rectangle('Position',[1406.25 -1453.12 46.875 46.875], 'FaceColor',[1 1 1]);
rectangle('Position',[1453.12 -1453.12 46.875 46.875], 'FaceColor',[0 0 0]);
rectangle('Position',[1406.25 -1500 46.875 46.875], 'FaceColor',[0 0 0]);
rectangle('Position',[1453.12 -1500 46.875 46.875], 'FaceColor',[0 0 0]);
rectangle('Position',[281.25 -70.3125 23.4375 23.4375], 'FaceColor',[1 1 1]);
rectangle('Position',[304.688 -70.3125 23.4375 23.4375], 'FaceColor',[0 0 0]);
rectangle('Position',[281.25 -93.75 23.4375 23.4375], 'FaceColor',[1 1 1]);
rectangle('Position',[304.688 -93.75 23.4375 23.4375], 'FaceColor',[0 0 0]);
rectangle('Position',[281.25 -117.188 23.4375 23.4375], 'FaceColor',[1 1 1]);
rectangle('Position',[304.688 -117.188 23.4375 23.4375], 'FaceColor',[0 0 0]);
rectangle('Position',[281.25 -140.625 23.4375 23.4375], 'FaceColor',[1 1 1]);
rectangle('Position',[304.688 -140.625 23.4375 23.4375], 'FaceColor',[0 0 0]);
rectangle('Position',[281.25 -164.062 23.4375 23.4375], 'FaceColor',[1 1 1]);
rectangle('Position',[304.688 -164.062 23.4375 23.4375], 'FaceColor',[0 0 0]);
rectangle('Position',[281.25 -187.5 23.4375 23.4375], 'FaceColor',[1 1 1]);
rectangle('Position',[304.688 -187.5 23.4375 23.4375], 'FaceColor',[0 0 0]);
rectangle('Position',[281.25 -210.938 23.4375 23.4375], 'FaceColor',[1 1 1]);
rectangle('Position',[304.688 -210.938 23.4375 23.4375], 'FaceColor',[0 0 0]);
rectangle('Position',[281.25 -234.375 23.4375 23.4375], 'FaceColor',[1 1 1]);
rectangle('Position',[304.688 -234.375 23.4375 23.4375], 'FaceColor',[0 0 0]);
rectangle('Position',[281.25 -257.812 23.4375 23.4375], 'FaceColor',[1 1 1]);
rectangle('Position',[304.688 -257.812 23.4375 23.4375], 'FaceColor',[0 0 0]);
rectangle('Position',[281.25 -281.25 23.4375 23.4375], 'FaceColor',[1 1 1]);
rectangle('Position',[304.688 -281.25 23.4375 23.4375], 'FaceColor',[0 0 0]);
rectangle('Position',[281.25 -304.688 23.4375 23.4375], 'FaceColor',[1 1 1]);
rectangle('Position',[304.688 -304.688 23.4375 23.4375], 'FaceColor',[0 0 0]);
rectangle('Position',[281.25 -328.125 23.4375 23.4375], 'FaceColor',[1 1 1]);
rectangle('Position',[304.688 -328.125 23.4375 23.4375], 'FaceColor',[0 0 0]);
rectangle('Position',[281.25 -351.562 23.4375 23.4375], 'FaceColor',[1 1 1]);
rectangle('Position',[304.688 -351.562 23.4375 23.4375], 'FaceColor',[0 0 0]);
rectangle('Position',[281.25 -375 23.4375 23.4375], 'FaceColor',[1 1 1]);
rectangle('Position',[304.688 -375 23.4375 23.4375], 'FaceColor',[0 0 0]);
rectangle('Position',[656.25 -70.3125 23.4375 23.4375], 'FaceColor',[0 0 0]);
rectangle('Position',[679.688 -70.3125 23.4375 23.4375], 'FaceColor',[1 1 1]);
rectangle('Position',[656.25 -93.75 23.4375 23.4375], 'FaceColor',[0 0 0]);
rectangle('Position',[679.688 -93.75 23.4375 23.4375], 'FaceColor',[1 1 1]);
rectangle('Position',[656.25 -117.188 23.4375 23.4375], 'FaceColor',[0 0 0]);
rectangle('Position',[679.688 -117.188 23.4375 23.4375], 'FaceColor',[1 1 1]);
rectangle('Position',[656.25 -140.625 23.4375 23.4375], 'FaceColor',[0 0 0]);
rectangle('Position',[679.688 -140.625 23.4375 23.4375], 'FaceColor',[1 1 1]);
rectangle('Position',[656.25 -164.062 23.4375 23.4375], 'FaceColor',[0 0 0]);
rectangle('Position',[679.688 -164.062 23.4375 23.4375], 'FaceColor',[1 1 1]);
rectangle('Position',[656.25 -187.5 23.4375 23.4375], 'FaceColor',[0 0 0]);
rectangle('Position',[679.688 -187.5 23.4375 23.4375], 'FaceColor',[1 1 1]);
rectangle('Position',[656.25 -210.938 23.4375 23.4375], 'FaceColor',[0 0 0]);
rectangle('Position',[679.688 -210.938 23.4375 23.4375], 'FaceColor',[1 1 1]);
rectangle('Position',[656.25 -234.375 23.4375 23.4375], 'FaceColor',[0 0 0]);
rectangle('Position',[679.688 -234.375 23.4375 23.4375], 'FaceColor',[1 1 1]);
rectangle('Position',[656.25 -257.812 23.4375 23.4375], 'FaceColor',[0 0 0]);
rectangle('Position',[679.688 -257.812 23.4375 23.4375], 'FaceColor',[1 1 1]);
rectangle('Position',[656.25 -281.25 23.4375 23.4375], 'FaceColor',[0 0 0]);
rectangle('Position',[679.688 -281.25 23.4375 23.4375], 'FaceColor',[1 1 1]);
rectangle('Position',[656.25 -304.688 23.4375 23.4375], 'FaceColor',[0 0 0]);
rectangle('Position',[679.688 -304.688 23.4375 23.4375], 'FaceColor',[1 1 1]);
rectangle('Position',[656.25 -328.125 23.4375 23.4375], 'FaceColor',[0 0 0]);
rectangle('Position',[679.688 -328.125 23.4375 23.4375], 'FaceColor',[1 1 1]);
rectangle('Position',[656.25 -351.562 23.4375 23.4375], 'FaceColor',[0 0 0]);
rectangle('Position',[679.688 -351.562 23.4375 23.4375], 'FaceColor',[1 1 1]);
rectangle('Position',[656.25 -375 23.4375 23.4375], 'FaceColor',[0 0 0]);
rectangle('Position',[679.688 -375 23.4375 23.4375], 'FaceColor',[1 1 1]);
rectangle('Position',[328.125 -679.688 23.4375 23.4375], 'FaceColor',[1 1 1]);
rectangle('Position',[351.562 -679.688 23.4375 23.4375], 'FaceColor',[1 1 1]);
rectangle('Position',[328.125 -703.125 23.4375 23.4375], 'FaceColor',[0 0 0]);
rectangle('Position',[351.562 -703.125 23.4375 23.4375], 'FaceColor',[0 0 0]);
rectangle('Position',[375 -679.688 23.4375 23.4375], 'FaceColor',[1 1 1]);
rectangle('Position',[398.438 -679.688 23.4375 23.4375], 'FaceColor',[1 1 1]);
rectangle('Position',[375 -703.125 23.4375 23.4375], 'FaceColor',[0 0 0]);
rectangle('Position',[398.438 -703.125 23.4375 23.4375], 'FaceColor',[0 0 0]);
rectangle('Position',[796.875 -1054.69 23.4375 23.4375], 'FaceColor',[1 1 1]);
rectangle('Position',[820.312 -1054.69 23.4375 23.4375], 'FaceColor',[0 0 0]);
rectangle('Position',[796.875 -1078.12 23.4375 23.4375], 'FaceColor',[1 1 1]);
rectangle('Position',[820.312 -1078.12 23.4375 23.4375], 'FaceColor',[0 0 0]);
rectangle('Position',[796.875 -1101.56 23.4375 23.4375], 'FaceColor',[1 1 1]);
rectangle('Position',[820.312 -1101.56 23.4375 23.4375], 'FaceColor',[0 0 0]);
rectangle('Position',[796.875 -1125 23.4375 23.4375], 'FaceColor',[1 1 1]);
rectangle('Position',[820.312 -1125 23.4375 23.4375], 'FaceColor',[0 0 0]);
rectangle('Position',[1125 -1054.69 23.4375 23.4375], 'FaceColor',[1 1 1]);
rectangle('Position',[1148.44 -1054.69 23.4375 23.4375], 'FaceColor',[1 1 1]);
rectangle('Position',[1125 -1078.12 23.4375 23.4375], 'FaceColor',[0 0 0]);
rectangle('Position',[1148.44 -1078.12 23.4375 23.4375], 'FaceColor',[0 0 0]);
rectangle('Position',[1171.88 -1054.69 23.4375 23.4375], 'FaceColor',[1 1 1]);
rectangle('Position',[1195.31 -1054.69 23.4375 23.4375], 'FaceColor',[1 1 1]);
rectangle('Position',[1171.88 -1078.12 23.4375 23.4375], 'FaceColor',[0 0 0]);
rectangle('Position',[1195.31 -1078.12 23.4375 23.4375], 'FaceColor',[0 0 0]);
rectangle('Position',[1218.75 -1054.69 23.4375 23.4375], 'FaceColor',[1 1 1]);
rectangle('Position',[1242.19 -1054.69 23.4375 23.4375], 'FaceColor',[1 1 1]);
rectangle('Position',[1218.75 -1078.12 23.4375 23.4375], 'FaceColor',[0 0 0]);
rectangle('Position',[1242.19 -1078.12 23.4375 23.4375], 'FaceColor',[0 0 0]);
rectangle('Position',[1265.62 -1054.69 23.4375 23.4375], 'FaceColor',[1 1 1]);
rectangle('Position',[1289.06 -1054.69 23.4375 23.4375], 'FaceColor',[1 1 1]);
rectangle('Position',[1265.62 -1078.12 23.4375 23.4375], 'FaceColor',[0 0 0]);
rectangle('Position',[1289.06 -1078.12 23.4375 23.4375], 'FaceColor',[0 0 0]);
rectangle('Position',[1312.5 -1054.69 23.4375 23.4375], 'FaceColor',[1 1 1]);
rectangle('Position',[1335.94 -1054.69 23.4375 23.4375], 'FaceColor',[1 1 1]);
rectangle('Position',[1312.5 -1078.12 23.4375 23.4375], 'FaceColor',[0 0 0]);
rectangle('Position',[1335.94 -1078.12 23.4375 23.4375], 'FaceColor',[0 0 0]);
rectangle('Position',[1359.38 -1054.69 23.4375 23.4375], 'FaceColor',[1 1 1]);
rectangle('Position',[1382.81 -1054.69 23.4375 23.4375], 'FaceColor',[1 1 1]);
rectangle('Position',[1359.38 -1078.12 23.4375 23.4375], 'FaceColor',[0 0 0]);
rectangle('Position',[1382.81 -1078.12 23.4375 23.4375], 'FaceColor',[0 0 0]);
rectangle('Position',[1406.25 -1054.69 23.4375 23.4375], 'FaceColor',[1 1 1]);
rectangle('Position',[1429.69 -1054.69 23.4375 23.4375], 'FaceColor',[1 1 1]);
rectangle('Position',[1406.25 -1078.12 23.4375 23.4375], 'FaceColor',[0 0 0]);
rectangle('Position',[1429.69 -1078.12 23.4375 23.4375], 'FaceColor',[0 0 0]);
rectangle('Position',[796.875 -1148.44 23.4375 23.4375], 'FaceColor',[1 1 1]);
rectangle('Position',[820.312 -1148.44 23.4375 23.4375], 'FaceColor',[0 0 0]);
rectangle('Position',[796.875 -1171.88 23.4375 23.4375], 'FaceColor',[1 1 1]);
rectangle('Position',[820.312 -1171.88 23.4375 23.4375], 'FaceColor',[0 0 0]);
rectangle('Position',[796.875 -1195.31 23.4375 23.4375], 'FaceColor',[1 1 1]);
rectangle('Position',[820.312 -1195.31 23.4375 23.4375], 'FaceColor',[0 0 0]);
rectangle('Position',[796.875 -1218.75 23.4375 23.4375], 'FaceColor',[1 1 1]);
rectangle('Position',[820.312 -1218.75 23.4375 23.4375], 'FaceColor',[0 0 0]);
rectangle('Position',[796.875 -1242.19 23.4375 23.4375], 'FaceColor',[1 1 1]);
rectangle('Position',[820.312 -1242.19 23.4375 23.4375], 'FaceColor',[0 0 0]);
rectangle('Position',[796.875 -1265.62 23.4375 23.4375], 'FaceColor',[1 1 1]);
rectangle('Position',[820.312 -1265.62 23.4375 23.4375], 'FaceColor',[0 0 0]);
rectangle('Position',[796.875 -1289.06 23.4375 23.4375], 'FaceColor',[1 1 1]);
rectangle('Position',[820.312 -1289.06 23.4375 23.4375], 'FaceColor',[0 0 0]);
rectangle('Position',[796.875 -1312.5 23.4375 23.4375], 'FaceColor',[1 1 1]);
rectangle('Position',[820.312 -1312.5 23.4375 23.4375], 'FaceColor',[0 0 0]);
rectangle('Position',[796.875 -1335.94 23.4375 23.4375], 'FaceColor',[1 1 1]);
rectangle('Position',[820.312 -1335.94 23.4375 23.4375], 'FaceColor',[0 0 0]);
rectangle('Position',[796.875 -1359.38 23.4375 23.4375], 'FaceColor',[1 1 1]);
rectangle('Position',[820.312 -1359.38 23.4375 23.4375], 'FaceColor',[0 0 0]);
rectangle('Position',[796.875 -1382.81 23.4375 23.4375], 'FaceColor',[1 1 1]);
rectangle('Position',[820.312 -1382.81 23.4375 23.4375], 'FaceColor',[0 0 0]);
rectangle('Position',[796.875 -1406.25 23.4375 23.4375], 'FaceColor',[1 1 1]);
rectangle('Position',[820.312 -1406.25 23.4375 23.4375], 'FaceColor',[0 0 0]);
rectangle('Position',[796.875 -1429.69 23.4375 23.4375], 'FaceColor',[1 1 1]);
rectangle('Position',[820.312 -1429.69 23.4375 23.4375], 'FaceColor',[0 0 0]);
rectangle('Position',[796.875 -1453.12 23.4375 23.4375], 'FaceColor',[1 1 1]);
rectangle('Position',[820.312 -1453.12 23.4375 23.4375], 'FaceColor',[0 0 0]);
X=[1400,1359.38,1359.38,1359.38,1218.75,1218.75,1078.12,1007.81,960.938,914.062,867.188,820.312,773.438,726.562,679.688,609.375,515.625,421.875,281.25,140.625,234.375,140.625,100];
Y=[-100,-140.625,-234.375,-328.125,-468.75,-656.25,-703.125,-773.438,-820.312,-820.312,-820.312,-820.312,-820.312,-820.312,-820.312,-796.875,-703.125,-609.375,-468.75,-328.125,-234.375,-140.625,-100];
hold on;
plot(X,Y,'r');
plot(X,Y,'bo');
legend('4691.34','Location','southoutside');
